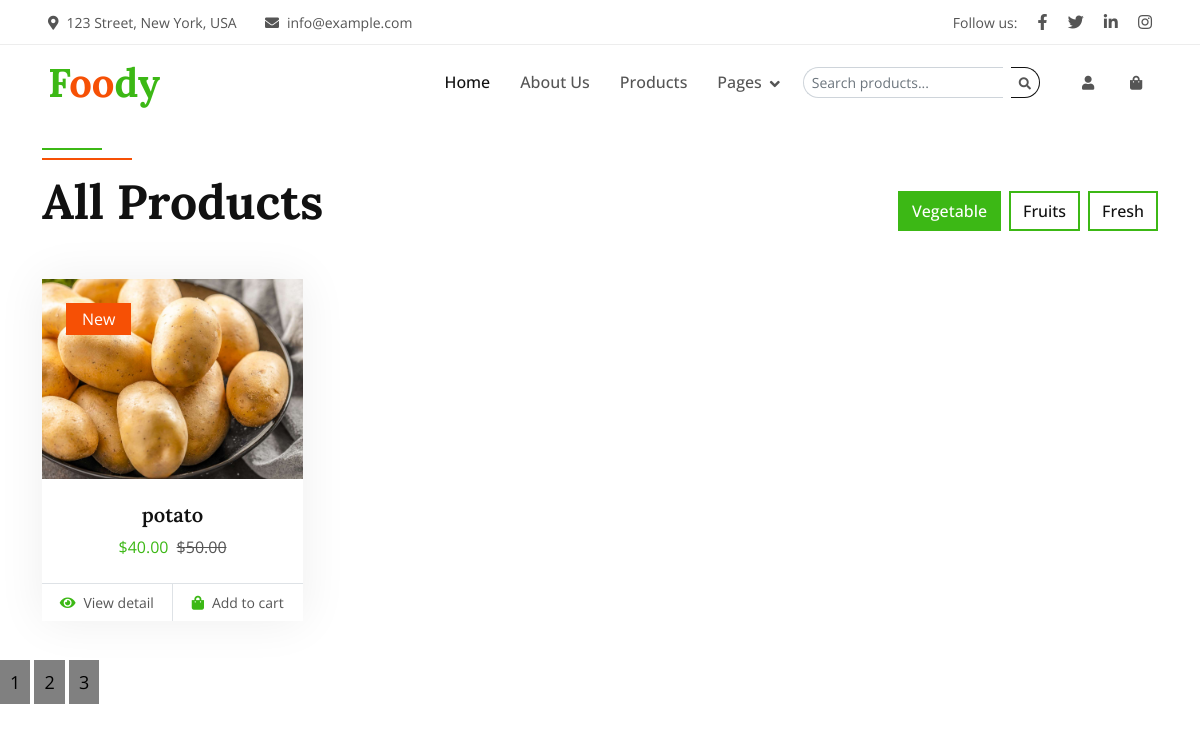
/all_products/?page=3, run on the app's committed database.
### shop/models.py (models this page shows, shortened)
class Product(models.Model):
    image = models.ImageField(upload_to='product_images/')
    name = models.CharField(max_length=200)
    description = models.TextField()
    price = models.DecimalField(max_digits=10, decimal_places=2)
    offer_price = models.DecimalField(max_digits=10, decimal_places=2, null=True, blank=True)
    stock = models.IntegerField()
    created = models.DateTimeField(auto_now_add=True)
    CATEGORY = models.ForeignKey(Category, on_delete=models.CASCADE)

### shop/views.py (the view)
# urls.py: path('all_products/',views.all_products, name='allproducts'),
def all_products(request):#this is allproduct view function which is used to show all the products in the database
    product = Product.objects.all().order_by("-created")
    query = request.GET.get("q")
    if query:
        product = Product.objects.filter(name__icontains = query).order_by("-created")
    paginator = Paginator(product, 4)  # Show 25 contacts per page.
    page_number = request.GET.get("page")
    page_obj = paginator.get_page(page_number)
    return render(request,"all products.html",{"page_obj": page_obj})

### templates/all products.html (shortened to what this page needs)
{% extends 'base.html' %}
{% block content %}
{% load static %}
    <div style="height: 50px;width: 100%;">
    </div>
    <div class="container-xxl py-5 " style="margin-top: 50px;">
        <div class="container">
            <div class="row g-0 gx-5 align-items-end">
                <div class="col-lg-6">
                    <div class="section-header text-start mb-5 wow fadeInUp" data-wow-delay="0.1s" style="max-width: 500px;">
                        <h1 class="display-5 mb-3">All Products</h1>
                    </div>
                </div>
                <div class="col-lg-6 text-start text-lg-end wow slideInRight" data-wow-delay="0.1s">
                    <ul class="nav nav-pills d-inline-flex justify-content-end mb-5">
                        <li class="nav-item me-2">
                            <a class="btn btn-outline-primary border-2 active" data-bs-toggle="pill" href="#tab-1">Vegetable</a>
                        </li>
                        <li class="nav-item me-2">
                            <a class="btn btn-outline-primary border-2" data-bs-toggle="pill" href="#tab-2">Fruits </a>
                        </li>
                        <li class="nav-item me-0">
                            <a class="btn btn-outline-primary border-2" data-bs-toggle="pill" href="#tab-3">Fresh</a>
                        </li>
                    </ul>
                </div>
            </div>
            <div class="tab-content">
                <div id="tab-1" class="tab-pane fade show p-0 active">
                    <div class="row g-4">
                       {% for i in page_obj %}
                        <div class="col-xl-3 col-lg-4 col-md-6 wow fadeInUp" data-wow-delay="{{ forloop.counter0 }}00ms">
                            <div class="product-item">
                                <div class="position-relative bg-light overflow-hidden">
                                    <img class="img-fluid w-100" src="{{ i.image.url}}" alt="" style="height: 200px; object-fit: cover;">
                                    <div class="bg-secondary rounded text-white position-absolute start-0 top-0 m-4 py-1 px-3">New</div>
                                </div>
                                <div class="text-center p-4">
                                    <a class="d-block h5 mb-2" href="">{{ i.name }}</a>
                                    <span class="text-primary me-1">${{ i.offer_price }}</span>
                                    <span class="text-body text-decoration-line-through">${{ i.price }}</span>
                                </div>
                                <div class="d-flex border-top">
                                    <small class="w-50 text-center border-end py-2">
                                        <a class="text-body" href="/productdetails/{{i.id}}/"><i class="fa fa-eye text-primary me-2"></i>View detail</a>
                                    </small>
                                    <small class="w-50 text-center py-2">
                                        <a class="text-body" href=""><i class="fa fa-shopping-bag text-primary me-2"></i>Add to cart</a>
                                    </small>
                                </div>
                            </div>
                        </div>
                        {% endfor %}
                    </div>
                </div>
            </div>
        </div>
    </div>
<div>
    {% for i in page_obj.paginator.page_range %}
    <a href="?page={{ i }}" style="padding: 10px; color: #000; background-color: gray;font-size: large;">{{ i }}</a>
    {% endfor %}
</div>
{% endblock %}

### static/css/style.css (style rules this page uses)
:root { --primary: #3CB815; --secondary: #F65005; --light: #F7F8FC; --dark: #111111; }
.btn { font-weight: 500; transition: .5s; }
.section-header { position: relative; padding-top: 25px; }
.section-header::before { position: absolute; content: ""; width: 60px; height: 2px; top: 0; left: 50%; transform: translateX(-50%); background: var(--primary); }
.section-header::after { position: absolute; content: ""; width: 90px; height: 2px; top: 10px; left: 50%; transform: translateX(-50%); background: var(--secondary); }
.section-header.text-start::before, .section-header.text-start::after { left: 0; transform: translateX(0); }
.nav-pills .nav-item .btn { color: var(--dark); }
.nav-pills .nav-item .btn:hover, .nav-pills .nav-item .btn.active { color: #FFFFFF; }
.product-item { box-shadow: 0 0 45px rgba(0, 0, 0, .07); }
.product-item img { transition: .5s; }

### data on the page
Product: image (picture), name "potato", offer_price "40.00", price "50.00"

### other printed values
{{ i }} "1" "2" "3"
